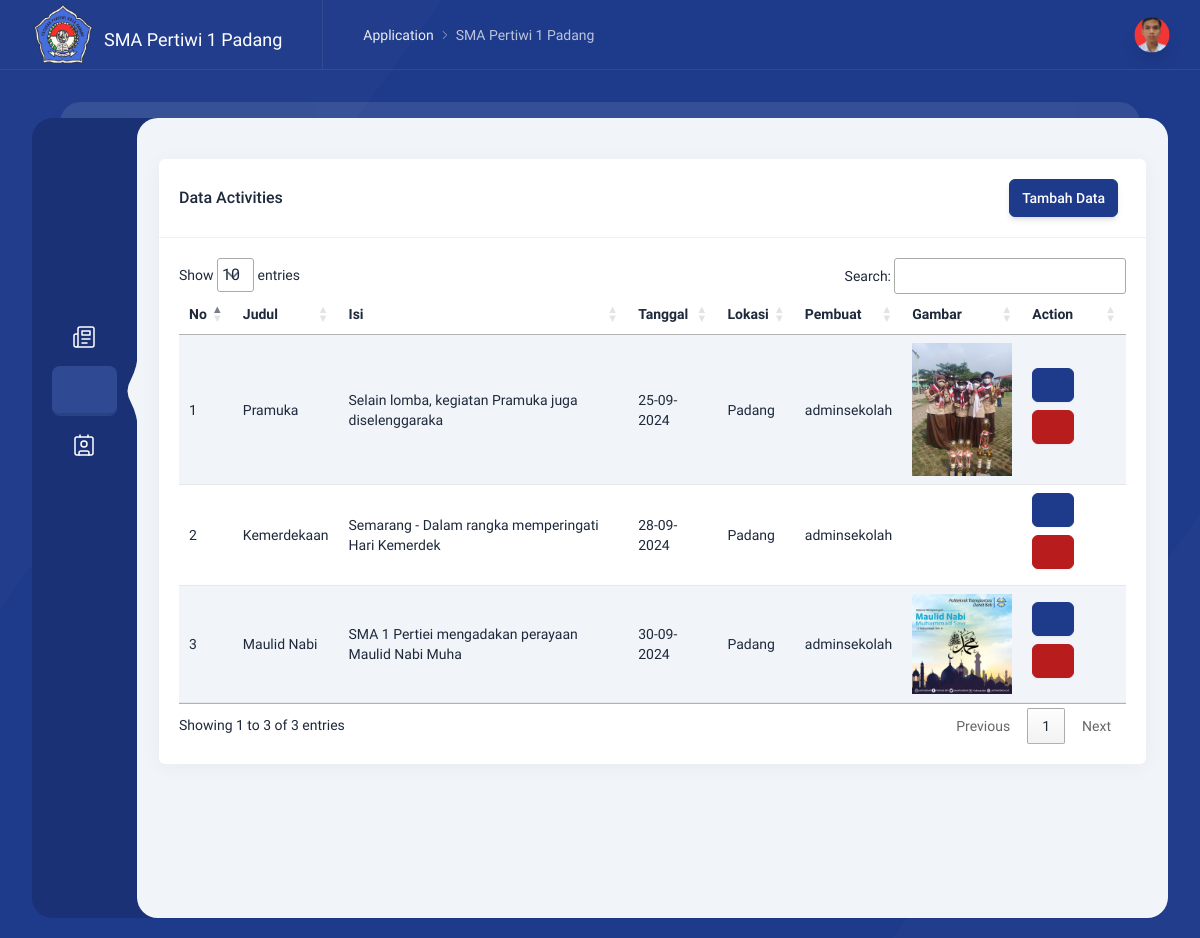
Screenshot of /sekolah/admin/?page=activities/index (signed in) with the database file from the repository.
### tables this page shows
CREATE TABLE `activities` (
  `id_activities` int(11) NOT NULL AUTO_INCREMENT,
  `gambar_activities` varchar(255) NOT NULL,
  `id_user` int(11) NOT NULL,
  `tanggal_activities` date NOT NULL,
  `isi_activities` text NOT NULL,
  `judul_activities` varchar(255) NOT NULL,
  `lokasi_activities` varchar(255) NOT NULL,
  `slug` varchar(255) NOT NULL,
  PRIMARY KEY (`id_activities`)
);

CREATE TABLE `user` (
  `id_user` int(11) NOT NULL AUTO_INCREMENT,
  `username` varchar(100) NOT NULL,
  `email` varchar(100) NOT NULL,
  `password` varchar(255) NOT NULL,
  `nama_lengkap` varchar(100) NOT NULL,
  `foto` varchar(255) NOT NULL,
  `status` varchar(255) DEFAULT NULL,
  PRIMARY KEY (`id_user`)
);

### sekolah/admin/index.php (called while the page is built, shortened)
<?php
include "layout/header.php";
include  "content.php";
include "layout/footer.php";

### sekolah/admin/activities/index.php (the view, shortened to what this page needs)
<div class="content">
    <div class="grid grid-cols-12 gap-6 mt-5">
        <div class="intro-y col-span-12 lg:col-span-12">
            <div class="intro-y box mt-5">
                <div class="flex flex-col sm:flex-row items-center p-5 border-b border-slate-200/60">
                    <h2 class="font-medium text-base mr-auto">
                        Data Activities
                    </h2>
                    <a data-tw-toggle="modal" data-tw-target="#header-footer-modal-preview"
                        class="btn btn-primary shadow-md mr-2">Tambah Data</a>
                </div>
                <div class="p-5" id="striped-rows-table">
                    <div class="preview">
                        <div class="overflow-x-auto">
                            <table id="datatable" class="table table-striped">
                                <thead>
                                    <tr>
                                        <th>No</th>
                                        <th>Judul</th>
                                        <th>Isi</th>
                                        <th>Tanggal</th>
                                        <th>Lokasi</th>
                                        <th>Pembuat</th>
                                        <th>Gambar</th>
                                        <th>Action</th>
                                    </tr>
                                </thead>
                                <tbody>
                                    <?php
                                       $no = 1;
                                       $query = mysqli_query($koneksi, "SELECT * FROM activities
                                      JOIN user ON activities.id_user=user.id_user
                                        ORDER BY id_activities DESC");
                                       while ($data =  mysqli_fetch_array($query)) {
                                       ?>
                                        <tr>
                                            <td><?php echo $no++ ?></td>
                                            <td> <?php echo $data['judul_activities'] ?></td>
                                            <td> <?php echo substr($data['isi_activities'], 0, 50)  ?></td>
                                            <td> <?php echo date('d-m-Y', strtotime($data['tanggal_activities'])) ?></td>
                                            <td> <?php echo $data['lokasi_activities']  ?></td>
                                            <td> <?php echo $data['nama_lengkap']  ?></td>
                                            <td class="text-center"> <img width="100" src="../admin/uploads/<?php echo $data['gambar_activities'] ?>" alt=""></td>
                                            <td>
                                                <a data-tw-toggle="modal"
                                                    data-tw-target="#update-header-footer-modal-preview-<?php echo $data['id_activities']; ?>"
                                                    class="btn btn-primary mr-1 mb-2">
                                                    <i data-lucide="edit" class="w-4 h-4"></i>
                                                </a>
                                                <a data-tw-toggle="modal"
                                                    data-tw-target="#delete-confirmation-modal-<?php echo $data['id_activities']; ?>"
                                                    class="btn btn-danger mr-1 mb-2">
                                                    <i data-lucide="trash" class="w-4 h-4"></i> </a>
                                            </td>
                                        </tr>
                                    <?php } ?>
                                </tbody>
                            </table>
                        </div>
                    </div>
                </div>
            </div>
        </div>
    </div>
</div>

### rows the page displays
activities: judul_activities "Pramuka", isi_activities "Selain lomba, kegiatan Pramuka juga diselenggaraka", tanggal_activities "25-09-2024", lokasi_activities "Padang", id_user.nama_lengkap "adminsekolah", gambar_activities (picture)
activities: judul_activities "Kemerdekaan", isi_activities "Semarang - Dalam rangka memperingati Hari Kemerdek", tanggal_activities "28-09-2024", lokasi_activities "Padang", id_user.nama_lengkap "adminsekolah"
activities: judul_activities "Maulid Nabi", isi_activities "SMA 1 Pertiei mengadakan perayaan Maulid Nabi Muha", tanggal_activities "30-09-2024", lokasi_activities "Padang", id_user.nama_lengkap "adminsekolah", gambar_activities (picture)
